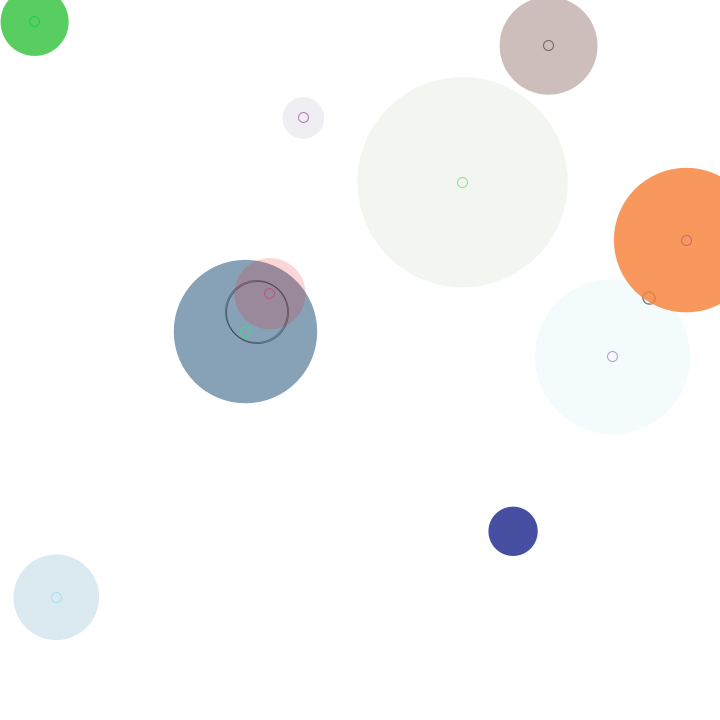
Frame 1 (no input)
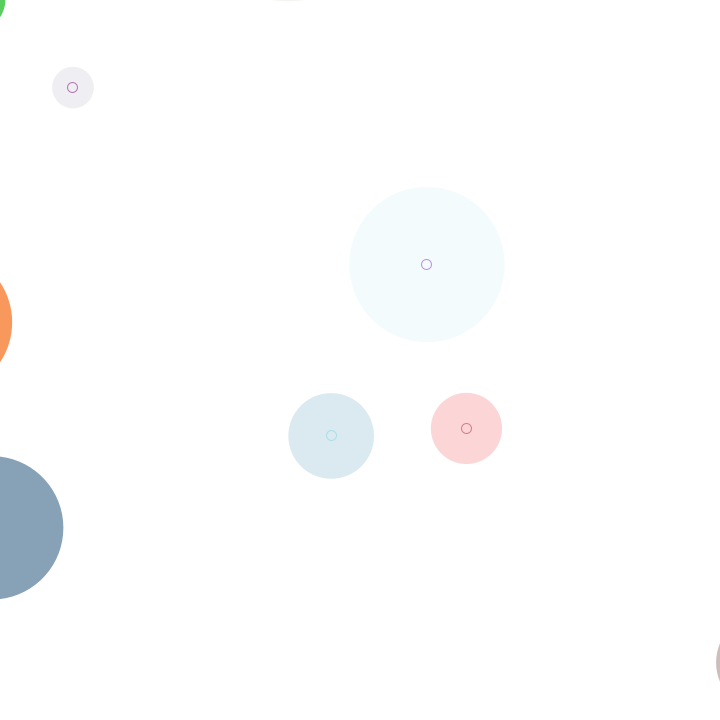
Frame 60 (the mouse pressed at the canvas centre just before this capture)
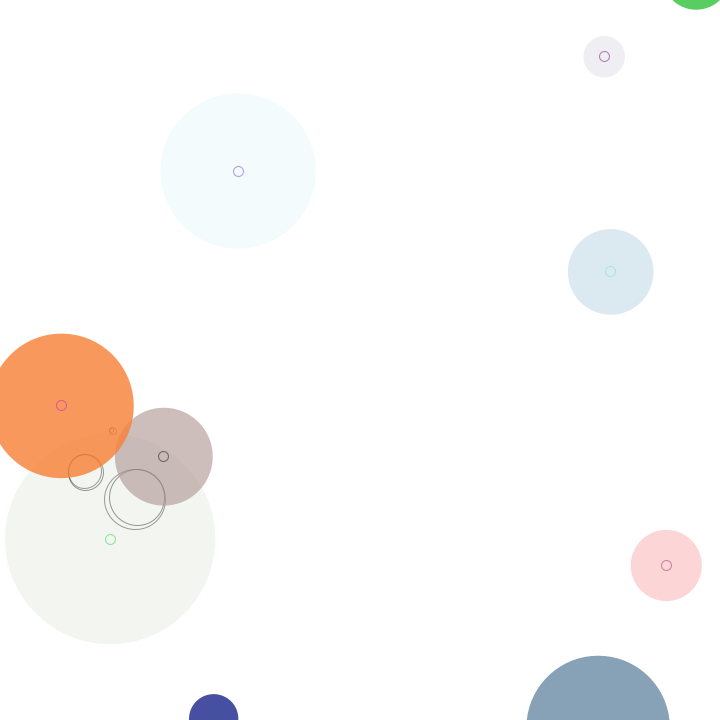
Frame 120 (the mouse held since frame 60 and released just before this capture)

The Processing sketch that drew these frames (run headless with seeded random() and noise(); from frame 60 on, the mouse is pressed at the canvas centre):

// Processing sketch: generative_6
// ── generative_6.pde
int _num = 10;
Circle[] _circleArr = {};

void setup() {
  size(720, 720);
  background(255);
  strokeWeight(1);
  fill(150, 50);
  drawCircles();
}

void draw() {
  background(255);
  for (int i=0; i<_circleArr.length; i++) {
    Circle thisCirc = _circleArr[i];
    thisCirc.updateMe();
  }
}

// Call drawCircles() every time mouse is clicked
void mouseReleased() {

  drawCircles();
}

void drawCircles() {
  for (int i=0; i<_num; i++) {
    Circle thisCirc = new Circle();
    thisCirc.drawMe();
    _circleArr = (Circle[])append(_circleArr, thisCirc);
  }
}

class Circle {
  float x, y;
  float radius;
  color linecol, fillcol;
  float alph;
  float xmove, ymove;
  
  // Constructor
  Circle () {
    x = random(width);
    y = random(height);
    radius = random(100) + 10;
    linecol = color(random(255), random(255), random(255));
    fillcol = color(random(255), random(255), random(255));
    alph = random(255);
    xmove = random(10) - 5;
    ymove = random(10) - 5;
  }

  void drawMe() {
    noStroke();
    fill(fillcol, alph);
    ellipse(x, y, radius*2, radius*2);
    stroke(linecol, 150);
    noFill();
    ellipse(x, y, 10, 10);
  }

  void updateMe() {
    x += xmove;
    y += ymove;
    if (x > (width+radius)) { 
      x = 0 - radius; 
    }
    if (x < (0-radius)) { 
      x = width+radius; 
    }
    if (y > (height+radius)) {
      y = 0 - radius; 
    }
    if (y < (0-radius)) {
      y = height+radius; 
    }

    // Collision detection
    boolean touching = false;
    for (int i=0; i<_circleArr.length; i++) {
      Circle otherCirc = _circleArr[i];
      if (otherCirc != this) {
        float dis = dist(x, y, otherCirc.x, otherCirc.y);
        float overlap = dis - radius - otherCirc.radius;
        
        // Drawing a circle whose center is the mid point of intersection
        if (overlap < 0) {
          float midx, midy;
          midx = (x + otherCirc.x)/2;
          midy = (y + otherCirc.y)/2;
          stroke(0, 100);
          noFill();
          overlap *= -1;
          ellipse(midx, midy, overlap, overlap);
        }
      }
    }
    drawMe();
  }
}
